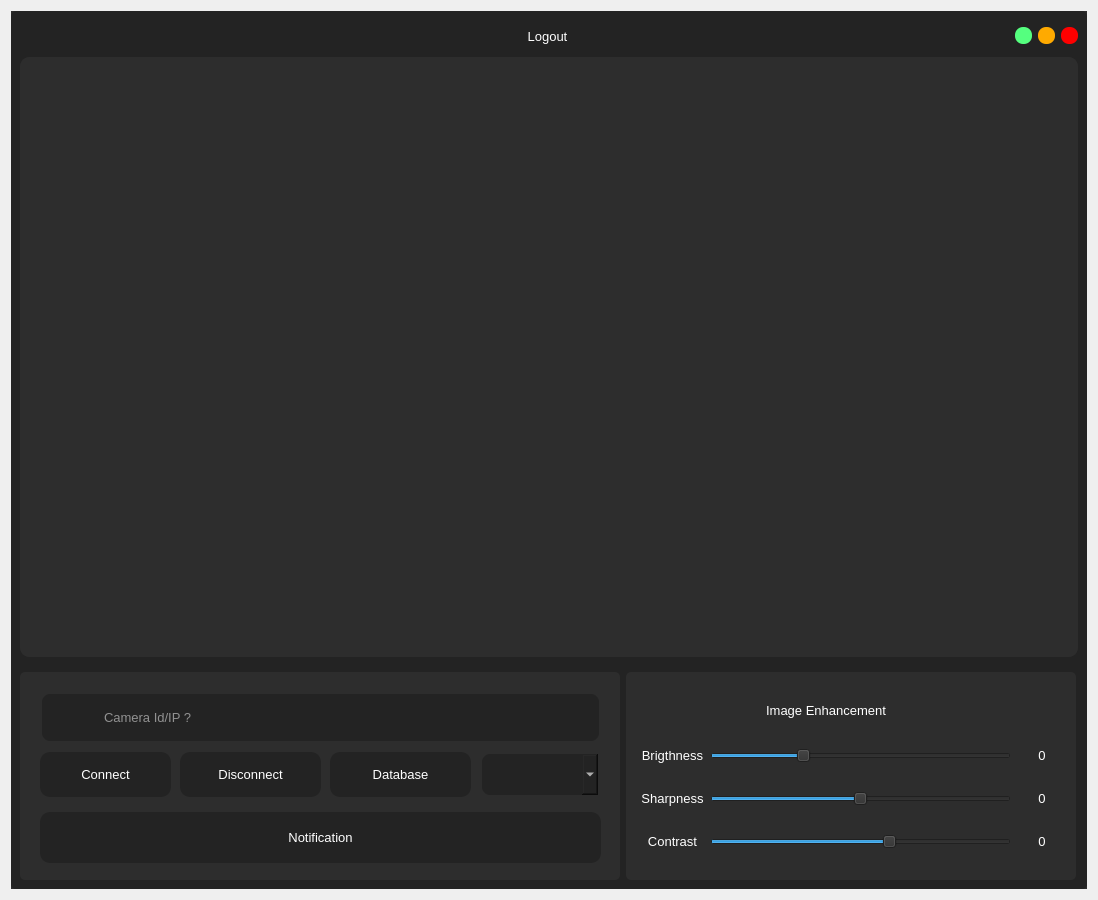
<?xml version="1.0" encoding="UTF-8"?>
<ui version="4.0">
 <class>Dialog</class>
 <widget class="QDialog" name="Dialog">
  <property name="geometry">
   <rect>
    <x>0</x>
    <y>0</y>
    <width>1098</width>
    <height>900</height>
   </rect>
  </property>
  <property name="minimumSize">
   <size>
    <width>1098</width>
    <height>900</height>
   </size>
  </property>
  <property name="maximumSize">
   <size>
    <width>1098</width>
    <height>900</height>
   </size>
  </property>
  <property name="windowTitle">
   <string>Dialog</string>
  </property>
  <layout class="QVBoxLayout" name="verticalLayout">
   <item>
    <widget class="QFrame" name="frame">
     <property name="styleSheet">
      <string notr="true">background-color: rgb(45, 45, 45);</string>
     </property>
     <property name="frameShape">
      <enum>QFrame::NoFrame</enum>
     </property>
     <property name="frameShadow">
      <enum>QFrame::Raised</enum>
     </property>
     <layout class="QVBoxLayout" name="verticalLayout_4">
      <property name="spacing">
       <number>0</number>
      </property>
      <property name="leftMargin">
       <number>0</number>
      </property>
      <property name="topMargin">
       <number>0</number>
      </property>
      <property name="rightMargin">
       <number>0</number>
      </property>
      <property name="bottomMargin">
       <number>0</number>
      </property>
      <item>
       <widget class="QFrame" name="frame_2">
        <property name="styleSheet">
         <string notr="true">QFrame{
	background-color: rgb(35, 35, 35);
	border-radius:5px;
}</string>
        </property>
        <property name="frameShape">
         <enum>QFrame::NoFrame</enum>
        </property>
        <property name="frameShadow">
         <enum>QFrame::Raised</enum>
        </property>
        <layout class="QVBoxLayout" name="verticalLayout_2">
         <property name="leftMargin">
          <number>0</number>
         </property>
         <property name="topMargin">
          <number>0</number>
         </property>
         <property name="rightMargin">
          <number>0</number>
         </property>
         <property name="bottomMargin">
          <number>0</number>
         </property>
         <item>
          <widget class="QFrame" name="frame_3">
           <property name="minimumSize">
            <size>
             <width>0</width>
             <height>40</height>
            </size>
           </property>
           <property name="maximumSize">
            <size>
             <width>16777215</width>
             <height>30</height>
            </size>
           </property>
           <property name="frameShape">
            <enum>QFrame::NoFrame</enum>
           </property>
           <property name="frameShadow">
            <enum>QFrame::Raised</enum>
           </property>
           <layout class="QHBoxLayout" name="horizontalLayout">
            <property name="topMargin">
             <number>0</number>
            </property>
            <property name="bottomMargin">
             <number>0</number>
            </property>
            <item>
             <widget class="QLabel" name="label">
              <property name="minimumSize">
               <size>
                <width>60</width>
                <height>0</height>
               </size>
              </property>
              <property name="maximumSize">
               <size>
                <width>60</width>
                <height>16777215</height>
               </size>
              </property>
              <property name="text">
               <string/>
              </property>
              <property name="pixmap">
               <pixmap resource="../resource/asset.qrc">:/icons/asset/video.svg</pixmap>
              </property>
             </widget>
            </item>
            <item>
             <widget class="QLabel" name="label_2">
              <property name="font">
               <font>
                <family>Arial</family>
                <pointsize>10</pointsize>
               </font>
              </property>
              <property name="styleSheet">
               <string notr="true">QLabel{
	color: rgb(255, 255, 255);
}</string>
              </property>
              <property name="text">
               <string>Logout</string>
              </property>
              <property name="alignment">
               <set>Qt::AlignCenter</set>
              </property>
             </widget>
            </item>
            <item>
             <widget class="QPushButton" name="btn_minimize">
              <property name="minimumSize">
               <size>
                <width>16</width>
                <height>16</height>
               </size>
              </property>
              <property name="maximumSize">
               <size>
                <width>17</width>
                <height>17</height>
               </size>
              </property>
              <property name="styleSheet">
               <string notr="true">QPushButton{
	background-color: rgb(85, 255, 127);
	border:none;
	border-radius: 8px;
}

QPushButton:hover{	
	background-color: rgba(85, 255, 127,150);
	
}</string>
              </property>
              <property name="text">
               <string/>
              </property>
             </widget>
            </item>
            <item>
             <widget class="QPushButton" name="btn_maximize">
              <property name="minimumSize">
               <size>
                <width>16</width>
                <height>16</height>
               </size>
              </property>
              <property name="maximumSize">
               <size>
                <width>17</width>
                <height>17</height>
               </size>
              </property>
              <property name="styleSheet">
               <string notr="true">QPushButton{
	
	background-color: rgb(255, 170, 0);
	border:none;
	border-radius: 8px;
}

QPushButton:hover{	
	background-color: rgba(255, 170, 0,150);
	
}</string>
              </property>
              <property name="text">
               <string/>
              </property>
             </widget>
            </item>
            <item>
             <widget class="QPushButton" name="btn_close">
              <property name="minimumSize">
               <size>
                <width>16</width>
                <height>16</height>
               </size>
              </property>
              <property name="maximumSize">
               <size>
                <width>17</width>
                <height>17</height>
               </size>
              </property>
              <property name="styleSheet">
               <string notr="true">QPushButton{
	background-color: rgb(255, 0, 0);
	border:none;
	border-radius: 8px;
}

QPushButton:hover{	
	background-color: rgba(255, 0, 0,150);
	
}</string>
              </property>
              <property name="text">
               <string/>
              </property>
             </widget>
            </item>
           </layout>
          </widget>
         </item>
         <item>
          <widget class="QFrame" name="frame_4">
           <property name="maximumSize">
            <size>
             <width>16777215</width>
             <height>600</height>
            </size>
           </property>
           <property name="frameShape">
            <enum>QFrame::NoFrame</enum>
           </property>
           <property name="frameShadow">
            <enum>QFrame::Raised</enum>
           </property>
           <layout class="QVBoxLayout" name="verticalLayout_3">
            <property name="leftMargin">
             <number>9</number>
            </property>
            <property name="topMargin">
             <number>0</number>
            </property>
            <property name="rightMargin">
             <number>9</number>
            </property>
            <property name="bottomMargin">
             <number>0</number>
            </property>
            <item>
             <widget class="QFrame" name="camera_view">
              <property name="minimumSize">
               <size>
                <width>0</width>
                <height>600</height>
               </size>
              </property>
              <property name="maximumSize">
               <size>
                <width>16777215</width>
                <height>600</height>
               </size>
              </property>
              <property name="styleSheet">
               <string notr="true">QFrame{
	border-radius:10px;
	background-color: rgb(45, 45, 45);
}</string>
              </property>
              <property name="frameShape">
               <enum>QFrame::StyledPanel</enum>
              </property>
              <property name="frameShadow">
               <enum>QFrame::Raised</enum>
              </property>
              <layout class="QVBoxLayout" name="verticalLayout_5">
               <property name="spacing">
                <number>0</number>
               </property>
               <property name="leftMargin">
                <number>0</number>
               </property>
               <property name="topMargin">
                <number>0</number>
               </property>
               <property name="rightMargin">
                <number>0</number>
               </property>
               <property name="bottomMargin">
                <number>0</number>
               </property>
               <item>
                <widget class="QLabel" name="camera_feeds">
                 <property name="minimumSize">
                  <size>
                   <width>0</width>
                   <height>600</height>
                  </size>
                 </property>
                 <property name="maximumSize">
                  <size>
                   <width>16777215</width>
                   <height>600</height>
                  </size>
                 </property>
                 <property name="font">
                  <font>
                   <family>Arial</family>
                   <pointsize>12</pointsize>
                  </font>
                 </property>
                 <property name="styleSheet">
                  <string notr="true">QLabel{
	color: rgb(255, 255, 255);
	border-radius:10px;
	background-color: rgb(45, 45, 45);
}</string>
                 </property>
                 <property name="text">
                  <string/>
                 </property>
                 <property name="pixmap">
                  <pixmap resource="../resource/asset.qrc">:/icons/asset/camera-off.svg</pixmap>
                 </property>
                 <property name="alignment">
                  <set>Qt::AlignCenter</set>
                 </property>
                </widget>
               </item>
              </layout>
             </widget>
            </item>
           </layout>
          </widget>
         </item>
         <item>
          <widget class="QFrame" name="frame_5">
           <property name="maximumSize">
            <size>
             <width>16777215</width>
             <height>250</height>
            </size>
           </property>
           <property name="frameShape">
            <enum>QFrame::NoFrame</enum>
           </property>
           <property name="frameShadow">
            <enum>QFrame::Raised</enum>
           </property>
           <layout class="QHBoxLayout" name="horizontalLayout_2">
            <item>
             <widget class="QFrame" name="frame_6">
              <property name="maximumSize">
               <size>
                <width>600</width>
                <height>212</height>
               </size>
              </property>
              <property name="styleSheet">
               <string notr="true">
QFrame{
	background-color: rgb(45, 45, 45);
	border-radius:5px;
}</string>
              </property>
              <property name="frameShape">
               <enum>QFrame::StyledPanel</enum>
              </property>
              <property name="frameShadow">
               <enum>QFrame::Raised</enum>
              </property>
              <widget class="QPushButton" name="btn_exit_cam_connect">
               <property name="geometry">
                <rect>
                 <x>20</x>
                 <y>80</y>
                 <width>131</width>
                 <height>45</height>
                </rect>
               </property>
               <property name="minimumSize">
                <size>
                 <width>0</width>
                 <height>45</height>
                </size>
               </property>
               <property name="font">
                <font>
                 <pointsize>10</pointsize>
                </font>
               </property>
               <property name="styleSheet">
                <string notr="true">QPushButton{
	color: rgb(255, 255, 255);
	background-color: rgb(35, 35, 35);
	border:none;
	border-radius: 10px;
}

QPushButton:hover{
	border-radius: 20px;
}

QPushButton:pressed{
	border: 2px solid rgb(255,255,255);	
}</string>
               </property>
               <property name="text">
                <string>Connect</string>
               </property>
               <property name="icon">
                <iconset resource="../resource/asset.qrc">
                 <normaloff>:/icons/asset/video.svg</normaloff>:/icons/asset/video.svg</iconset>
               </property>
               <property name="iconSize">
                <size>
                 <width>30</width>
                 <height>30</height>
                </size>
               </property>
               <property name="flat">
                <bool>true</bool>
               </property>
              </widget>
              <widget class="QPushButton" name="btn_exit_cam_disconect">
               <property name="geometry">
                <rect>
                 <x>160</x>
                 <y>80</y>
                 <width>141</width>
                 <height>45</height>
                </rect>
               </property>
               <property name="minimumSize">
                <size>
                 <width>0</width>
                 <height>45</height>
                </size>
               </property>
               <property name="font">
                <font>
                 <pointsize>10</pointsize>
                </font>
               </property>
               <property name="styleSheet">
                <string notr="true">QPushButton{
	color: rgb(255, 255, 255);
	background-color: rgb(35, 35, 35);
	border:none;
	border-radius: 10px;
}

QPushButton:hover{
	border-radius: 20px;
}

QPushButton:pressed{
	border: 2px solid rgb(255,255,255);	
}</string>
               </property>
               <property name="text">
                <string>Disconnect</string>
               </property>
               <property name="icon">
                <iconset resource="../resource/asset.qrc">
                 <normaloff>:/icons/asset/video-off.svg</normaloff>:/icons/asset/video-off.svg</iconset>
               </property>
               <property name="iconSize">
                <size>
                 <width>30</width>
                 <height>30</height>
                </size>
               </property>
               <property name="flat">
                <bool>true</bool>
               </property>
              </widget>
              <widget class="QComboBox" name="exit_comboBox">
               <property name="geometry">
                <rect>
                 <x>460</x>
                 <y>80</y>
                 <width>120</width>
                 <height>45</height>
                </rect>
               </property>
               <property name="minimumSize">
                <size>
                 <width>120</width>
                 <height>45</height>
                </size>
               </property>
               <property name="maximumSize">
                <size>
                 <width>130</width>
                 <height>41</height>
                </size>
               </property>
               <property name="font">
                <font>
                 <pointsize>10</pointsize>
                </font>
               </property>
               <property name="styleSheet">
                <string notr="true">QComboBox{
	background-color: rgb(35,35,35);
	color: rgb(255, 255, 255);
	border: 2px solid rgb(45, 45, 45);
	padding-left:10px;
	border-radius: 10px;
}</string>
               </property>
               <property name="frame">
                <bool>false</bool>
               </property>
              </widget>
              <widget class="QLabel" name="label_28">
               <property name="geometry">
                <rect>
                 <x>40</x>
                 <y>30</y>
                 <width>31</width>
                 <height>31</height>
                </rect>
               </property>
               <property name="styleSheet">
                <string notr="true">background-color: rgb(35,35,35);</string>
               </property>
               <property name="text">
                <string/>
               </property>
               <property name="pixmap">
                <pixmap resource="../resource/asset.qrc">:/icons/asset/video.svg</pixmap>
               </property>
              </widget>
              <widget class="QLineEdit" name="exit_cam_ip">
               <property name="geometry">
                <rect>
                 <x>20</x>
                 <y>20</y>
                 <width>561</width>
                 <height>51</height>
                </rect>
               </property>
               <property name="font">
                <font>
                 <pointsize>10</pointsize>
                </font>
               </property>
               <property name="styleSheet">
                <string notr="true">QLineEdit{
    background-color: rgb(35,35,35);
	color: rgb(255, 255, 255);
	border: 2px solid  rgb(45, 45, 45);
	border-radius:10px;
	padding-left: 60px;
}

QLineEdit:hover{
	border:2px solid rgb(35, 35, 35);
}

QLineEdit:focus{
	border:2px solid rgb(255, 255, 255);
}</string>
               </property>
               <property name="placeholderText">
                <string>Camera Id/IP ?</string>
               </property>
               <property name="clearButtonEnabled">
                <bool>true</bool>
               </property>
              </widget>
              <widget class="QLabel" name="label_notification">
               <property name="geometry">
                <rect>
                 <x>20</x>
                 <y>140</y>
                 <width>561</width>
                 <height>51</height>
                </rect>
               </property>
               <property name="font">
                <font>
                 <family>MS Shell Dlg 2</family>
                 <pointsize>10</pointsize>
                 <weight>50</weight>
                 <bold>false</bold>
                </font>
               </property>
               <property name="styleSheet">
                <string notr="true">QLabel{
	color: rgb(255, 255, 255);
	background-color: rgb(35, 35, 35);
	border-radius: 10px;
}</string>
               </property>
               <property name="text">
                <string>Notification</string>
               </property>
               <property name="alignment">
                <set>Qt::AlignCenter</set>
               </property>
              </widget>
              <widget class="QPushButton" name="btn_open_database">
               <property name="geometry">
                <rect>
                 <x>310</x>
                 <y>80</y>
                 <width>141</width>
                 <height>45</height>
                </rect>
               </property>
               <property name="minimumSize">
                <size>
                 <width>0</width>
                 <height>45</height>
                </size>
               </property>
               <property name="font">
                <font>
                 <pointsize>10</pointsize>
                </font>
               </property>
               <property name="styleSheet">
                <string notr="true">QPushButton{
	color: rgb(255, 255, 255);
	background-color: rgb(35, 35, 35);
	border:none;
	border-radius: 10px;
}

QPushButton:hover{
	border-radius: 20px;
}

QPushButton:pressed{
	border: 2px solid rgb(255,255,255);	
}</string>
               </property>
               <property name="text">
                <string>Database</string>
               </property>
               <property name="icon">
                <iconset resource="../resource/asset.qrc">
                 <normaloff>:/icons/asset/database.svg</normaloff>:/icons/asset/database.svg</iconset>
               </property>
               <property name="iconSize">
                <size>
                 <width>30</width>
                 <height>30</height>
                </size>
               </property>
               <property name="flat">
                <bool>true</bool>
               </property>
              </widget>
              <zorder>btn_exit_cam_connect</zorder>
              <zorder>btn_exit_cam_disconect</zorder>
              <zorder>exit_comboBox</zorder>
              <zorder>exit_cam_ip</zorder>
              <zorder>label_28</zorder>
              <zorder>label_notification</zorder>
              <zorder>btn_open_database</zorder>
             </widget>
            </item>
            <item>
             <widget class="QFrame" name="frame_7">
              <property name="maximumSize">
               <size>
                <width>450</width>
                <height>16777215</height>
               </size>
              </property>
              <property name="styleSheet">
               <string notr="true">QFrame{
	background-color: rgb(45, 45, 45);
	border-radius:5px;
}</string>
              </property>
              <property name="frameShape">
               <enum>QFrame::NoFrame</enum>
              </property>
              <property name="frameShadow">
               <enum>QFrame::Raised</enum>
              </property>
              <layout class="QGridLayout" name="gridLayout">
               <property name="leftMargin">
                <number>15</number>
               </property>
               <property name="rightMargin">
                <number>9</number>
               </property>
               <property name="verticalSpacing">
                <number>9</number>
               </property>
               <item row="3" column="0">
                <widget class="QLabel" name="entry_blur_label">
                 <property name="font">
                  <font>
                   <family>Arial</family>
                   <pointsize>10</pointsize>
                   <weight>50</weight>
                   <bold>false</bold>
                  </font>
                 </property>
                 <property name="styleSheet">
                  <string notr="true">QLabel{
	color: rgb(255, 255, 255);
	background-color: rgb(45, 45, 45);
	border-radius: 10px;
}</string>
                 </property>
                 <property name="text">
                  <string>Contrast</string>
                 </property>
                 <property name="alignment">
                  <set>Qt::AlignCenter</set>
                 </property>
                </widget>
               </item>
               <item row="3" column="1">
                <widget class="QSlider" name="contrast">
                 <property name="maximum">
                  <number>100</number>
                 </property>
                 <property name="value">
                  <number>60</number>
                 </property>
                 <property name="orientation">
                  <enum>Qt::Horizontal</enum>
                 </property>
                </widget>
               </item>
               <item row="2" column="2">
                <widget class="QLabel" name="sharpness_value">
                 <property name="minimumSize">
                  <size>
                   <width>50</width>
                   <height>0</height>
                  </size>
                 </property>
                 <property name="font">
                  <font>
                   <family>Arial</family>
                   <pointsize>10</pointsize>
                   <weight>50</weight>
                   <bold>false</bold>
                  </font>
                 </property>
                 <property name="styleSheet">
                  <string notr="true">QLabel{
	color: rgb(255, 255, 255);
	background-color: rgb(45, 45, 45);
	border-radius: 10px;
}</string>
                 </property>
                 <property name="text">
                  <string>0</string>
                 </property>
                 <property name="alignment">
                  <set>Qt::AlignCenter</set>
                 </property>
                </widget>
               </item>
               <item row="1" column="0">
                <widget class="QLabel" name="entry_dilation_label">
                 <property name="font">
                  <font>
                   <family>Arial</family>
                   <pointsize>10</pointsize>
                   <weight>50</weight>
                   <bold>false</bold>
                  </font>
                 </property>
                 <property name="styleSheet">
                  <string notr="true">QLabel{
	color: rgb(255, 255, 255);
	background-color: rgb(45, 45, 45);
	border-radius: 10px;
}</string>
                 </property>
                 <property name="text">
                  <string>Brigthness</string>
                 </property>
                 <property name="alignment">
                  <set>Qt::AlignCenter</set>
                 </property>
                </widget>
               </item>
               <item row="2" column="1">
                <widget class="QSlider" name="sharpness">
                 <property name="maximum">
                  <number>100</number>
                 </property>
                 <property name="value">
                  <number>50</number>
                 </property>
                 <property name="orientation">
                  <enum>Qt::Horizontal</enum>
                 </property>
                </widget>
               </item>
               <item row="0" column="0" colspan="2">
                <widget class="QLabel" name="label_14">
                 <property name="minimumSize">
                  <size>
                   <width>0</width>
                   <height>20</height>
                  </size>
                 </property>
                 <property name="maximumSize">
                  <size>
                   <width>16777215</width>
                   <height>20</height>
                  </size>
                 </property>
                 <property name="font">
                  <font>
                   <family>Arial</family>
                   <pointsize>10</pointsize>
                  </font>
                 </property>
                 <property name="styleSheet">
                  <string notr="true">color: rgb(255, 255, 255);</string>
                 </property>
                 <property name="text">
                  <string>Image Enhancement</string>
                 </property>
                 <property name="alignment">
                  <set>Qt::AlignCenter</set>
                 </property>
                </widget>
               </item>
               <item row="1" column="1">
                <widget class="QSlider" name="brigthness">
                 <property name="toolTip">
                  <string/>
                 </property>
                 <property name="maximum">
                  <number>100</number>
                 </property>
                 <property name="value">
                  <number>30</number>
                 </property>
                 <property name="orientation">
                  <enum>Qt::Horizontal</enum>
                 </property>
                </widget>
               </item>
               <item row="1" column="2">
                <widget class="QLabel" name="brigthness_value">
                 <property name="minimumSize">
                  <size>
                   <width>50</width>
                   <height>0</height>
                  </size>
                 </property>
                 <property name="font">
                  <font>
                   <family>Arial</family>
                   <pointsize>10</pointsize>
                   <weight>50</weight>
                   <bold>false</bold>
                  </font>
                 </property>
                 <property name="styleSheet">
                  <string notr="true">QLabel{
	color: rgb(255, 255, 255);
	background-color: rgb(45, 45, 45);
	border-radius: 10px;
}</string>
                 </property>
                 <property name="text">
                  <string>0</string>
                 </property>
                 <property name="alignment">
                  <set>Qt::AlignCenter</set>
                 </property>
                </widget>
               </item>
               <item row="3" column="2">
                <widget class="QLabel" name="contrast_value">
                 <property name="minimumSize">
                  <size>
                   <width>50</width>
                   <height>0</height>
                  </size>
                 </property>
                 <property name="font">
                  <font>
                   <family>Arial</family>
                   <pointsize>10</pointsize>
                   <weight>50</weight>
                   <bold>false</bold>
                  </font>
                 </property>
                 <property name="styleSheet">
                  <string notr="true">QLabel{
	color: rgb(255, 255, 255);
	background-color: rgb(45, 45, 45);
	border-radius: 10px;
}</string>
                 </property>
                 <property name="text">
                  <string>0</string>
                 </property>
                 <property name="alignment">
                  <set>Qt::AlignCenter</set>
                 </property>
                </widget>
               </item>
               <item row="2" column="0">
                <widget class="QLabel" name="entry_erosion_label">
                 <property name="font">
                  <font>
                   <family>Arial</family>
                   <pointsize>10</pointsize>
                   <weight>50</weight>
                   <bold>false</bold>
                  </font>
                 </property>
                 <property name="styleSheet">
                  <string notr="true">QLabel{
	color: rgb(255, 255, 255);
	background-color: rgb(45, 45, 45);
	border-radius: 10px;
}</string>
                 </property>
                 <property name="text">
                  <string>Sharpness</string>
                 </property>
                 <property name="alignment">
                  <set>Qt::AlignCenter</set>
                 </property>
                </widget>
               </item>
              </layout>
             </widget>
            </item>
           </layout>
          </widget>
         </item>
        </layout>
       </widget>
      </item>
     </layout>
    </widget>
   </item>
  </layout>
 </widget>
 <resources>
  <include location="../resource/asset.qrc"/>
 </resources>
 <connections/>
</ui>
